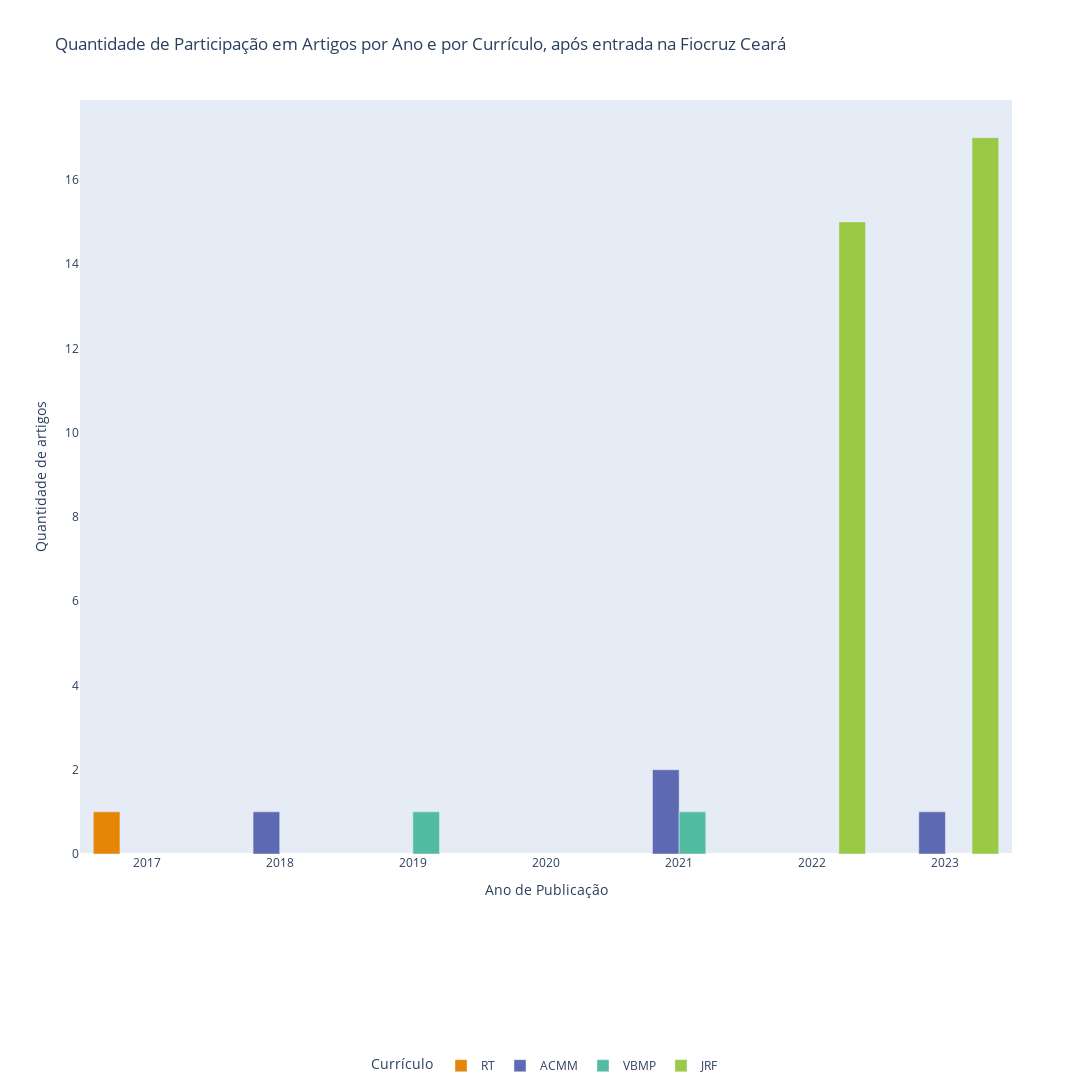

Write notebook code for a chart like this one.
### Code cell
plotar_barras_estaqueadas(df_artigosperiodo)

### Figure 1 — Plotly figure (JSON) as saved in the notebook; plotly's stock layout.template omitted (floating-point values rounded to 4 significant figures)
{"data": [{"alignmentgroup": "True", "hovertemplate": "Currículo=RT<br>Ano de Publicação=%{x}<br>Quantidade de artigos=%{y}<extra></extra>", "legendgroup": "RT", "marker": {"color": "rgb(229, 134, 6)", "pattern": {"shape": ""}}, "name": "RT", "offsetgroup": "RT", "orientation": "v", "showlegend": true, "textposition": "auto", "type": "bar", "x": [2017], "xaxis": "x", "y": [1], "yaxis": "y"}, {"alignmentgroup": "True", "hovertemplate": "Currículo=ACMM<br>Ano de Publicação=%{x}<br>Quantidade de artigos=%{y}<extra></extra>", "legendgroup": "ACMM", "marker": {"color": "rgb(93, 105, 177)", "pattern": {"shape": ""}}, "name": "ACMM", "offsetgroup": "ACMM", "orientation": "v", "showlegend": true, "textposition": "auto", "type": "bar", "x": [2018, 2021, 2023], "xaxis": "x", "y": [1, 2, 1], "yaxis": "y"}, {"alignmentgroup": "True", "hovertemplate": "Currículo=VBMP<br>Ano de Publicação=%{x}<br>Quantidade de artigos=%{y}<extra></extra>", "legendgroup": "VBMP", "marker": {"color": "rgb(82, 188, 163)", "pattern": {"shape": ""}}, "name": "VBMP", "offsetgroup": "VBMP", "orientation": "v", "showlegend": true, "textposition": "auto", "type": "bar", "x": [2019, 2021], "xaxis": "x", "y": [1, 1], "yaxis": "y"}, {"alignmentgroup": "True", "hovertemplate": "Currículo=JRF<br>Ano de Publicação=%{x}<br>Quantidade de artigos=%{y}<extra></extra>", "legendgroup": "JRF", "marker": {"color": "rgb(153, 201, 69)", "pattern": {"shape": ""}}, "name": "JRF", "offsetgroup": "JRF", "orientation": "v", "showlegend": true, "textposition": "auto", "type": "bar", "x": [2022, 2023], "xaxis": "x", "y": [15, 17], "yaxis": "y"}], "layout": {"barmode": "group", "height": 1200, "legend": {"orientation": "h", "title": {"text": "Currículo"}, "tracegroupgap": 0, "x": 0.5, "xanchor": "center", "y": -0.3, "yanchor": "bottom"}, "title": {"text": "Quantidade de Participação em Artigos por Ano e por Currículo, após entrada na Fiocruz Ceará"}, "width": 1600, "xaxis": {"anchor": "y", "domain": [0, 1], "showgrid": false, "title": {"text": "Ano de Publicação"}}, "yaxis": {"anchor": "x", "domain": [0, 1], "showgrid": false, "title": {"text": "Quantidade de artigos"}}}}
